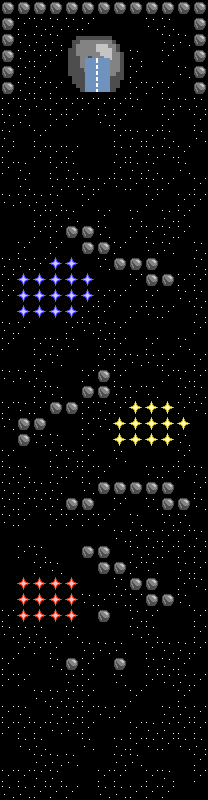

Tiled map render using the project's own tile images. Description and the map definition, with tile-layer contents summarised, below:
An orthogonal 13x50 tile map with 16x16 px tiles, 2 tile layers (background, graphics), 2 tilesets and 70 objects.

<map version="1.2" tiledversion="1.2.2" orientation="orthogonal" renderorder="right-down" width="13" height="50" tilewidth="16" tileheight="16" infinite="0" nextlayerid="9" nextobjectid="79">
 <tileset firstgid="1" source="tileset.tsx" />
 <tileset firstgid="12" source="piste_fin.tsx" />
 <layer id="1" name="background" width="13" height="50">
  <data>[650 cells, 650 non-empty, 3 distinct tile ids]</data>
 </layer>
 <layer id="2" name="graphics" width="13" height="50">
  <data>[650 cells, 101 non-empty, 5 distinct tile ids]</data>
 </layer>
 <objectgroup id="3" name="asteroides">
  <object id="1" x="0.333333" y="-0.333333" width="207.667" height="16.3333" />
  <object id="2" x="193.333" y="16.3333" width="14" height="80.3333" />
  <object id="3" x="0.666667" y="15.3333" width="12.6667" height="79.3333" />
  <object id="4" x="65" y="225" width="29.3333" height="13.3333" />
  <object id="5" x="81.6667" y="238.333" width="28.6667" height="17.3333" />
  <object id="6" x="113" y="258.333" width="45" height="12" />
  <object id="7" x="144.667" y="271.333" width="30.6667" height="16.6667" />
  <object id="8" x="98" y="368.333" width="11.6667" height="30.6667" />
  <object id="9" x="81" y="387.333" width="14" height="13" />
  <object id="10" x="48.3333" y="401.333" width="30" height="12.6667" />
  <object id="11" x="18" y="417.667" width="10.3333" height="27" />
  <object id="12" x="30" y="416.333" width="18.3333" height="14.3333" />
  <object id="13" x="65.6667" y="497" width="28" height="13" />
  <object id="14" x="97.3333" y="481" width="77" height="15" />
  <object id="15" x="161.333" y="497.667" width="28.6667" height="13.3333" />
  <object id="16" x="81" y="544.333" width="30" height="15" />
  <object id="17" x="97.3333" y="558.667" width="29.3333" height="16" />
  <object id="18" x="129.333" y="575.667" width="29.6667" height="16.3333" />
  <object id="19" x="144.333" y="591.667" width="30" height="15.6667" />
  <object id="20" x="97" y="609.667" width="13.3333" height="13.3333" />
  <object id="22" x="65.6667" y="658" width="13.6667" height="12.6667" />
  <object id="23" x="113.333" y="658" width="13.3333" height="12.3333" />
  <object id="70" x="69.3333" y="36.3333" width="14.6667" height="55.3333" />
  <object id="71" x="110" y="35.6667" width="15.6667" height="55" />
  <object id="72" x="84.6667" y="35" width="26" height="22.3333" />
 </objectgroup>
 <objectgroup id="4" name="bonus1">
  <object id="51" x="50.6667" y="256.333" width="10.3333" height="13.6667" />
  <object id="52" x="64.3333" y="255.667" width="12.3333" height="14.6667" />
  <object id="53" x="64" y="270.667" width="13.6667" height="14.3333" />
  <object id="54" x="80.6667" y="271.333" width="12.6667" height="15" />
  <object id="55" x="82.6667" y="289" width="10.3333" height="13" />
  <object id="56" x="63.6667" y="288" width="15" height="14.3333" />
  <object id="57" x="66" y="304.333" width="12.6667" height="13.3333" />
  <object id="58" x="49.6667" y="304.667" width="10.6667" height="13.3333" />
  <object id="59" x="49.6667" y="289.667" width="13" height="13.6667" />
  <object id="60" x="49" y="273.333" width="14" height="13.3333" />
  <object id="61" x="34.3333" y="273" width="11.6667" height="12.6667" />
  <object id="62" x="33" y="288.667" width="11" height="11.6667" />
  <object id="64" x="34" y="305.333" width="11.3333" height="13.6667" />
  <object id="65" x="17.6667" y="304.667" width="12.6667" height="13.6667" />
  <object id="66" x="18" y="289.333" width="11.6667" height="13" />
  <object id="67" x="18" y="273.667" width="10.3333" height="11.3333" />
  <object id="68" x="57.6667" y="277.667" />
 </objectgroup>
 <objectgroup id="5" name="bonus2">
  <object id="27" x="16.6667" y="579" width="12.6667" height="11.6667" />
  <object id="28" x="17.3333" y="593.333" width="11.6667" height="13.6667" />
  <object id="29" x="16.6667" y="611" width="12" height="10.3333" />
  <object id="30" x="35.3333" y="610.333" width="9.33333" height="11.6667" />
  <object id="31" x="50" y="610" width="9.66667" height="12.3333" />
  <object id="32" x="66.6667" y="609.333" width="9.66667" height="12.6667" />
  <object id="33" x="65.3333" y="592.667" width="12" height="13" />
  <object id="34" x="66.6667" y="578.333" width="10.3333" height="10.6667" />
  <object id="35" x="49" y="578" width="13" height="11.6667" />
  <object id="36" x="35" y="577.667" width="9.66667" height="13" />
  <object id="37" x="33.3333" y="593" width="12.3333" height="14.3333" />
  <object id="38" x="49.6667" y="593" width="10.6667" height="13.3333" />
 </objectgroup>
 <objectgroup id="6" name="bonus3">
  <object id="39" x="129" y="397.667" width="13.3333" height="17" />
  <object id="40" x="145.333" y="399.333" width="12.6667" height="15" />
  <object id="41" x="160.667" y="401" width="13.3333" height="12" />
  <object id="42" x="162" y="416.333" width="10.6667" height="13.6667" />
  <object id="43" x="177" y="416.333" width="13.6667" height="15.3333" />
  <object id="44" x="160.667" y="431.667" width="12" height="14.6667" />
  <object id="45" x="144.333" y="431.667" width="14" height="14.6667" />
  <object id="46" x="144" y="414.333" width="16.6667" height="15.6667" />
  <object id="47" x="129.333" y="417.333" width="13" height="13.6667" />
  <object id="48" x="131.667" y="432.333" width="9" height="13.3333" />
  <object id="49" x="111.333" y="433.667" width="13.6667" height="13" />
  <object id="50" x="114" y="416.333" width="11" height="14.3333" />
 </objectgroup>
 <objectgroup id="7" name="fin">
  <object id="69" x="85.3333" y="57.6667" width="24.6667" height="16.6667" />
 </objectgroup>
 <objectgroup id="8" name="contourniveau" offsetx="0.333333" offsety="0.333333">
  <object id="75" x="-0.333333" y="800.333" width="208.667" height="3.33333" />
  <object id="77" x="-5" y="94" width="4" height="704" />
  <object id="78" x="209" y="96" width="4" height="703" />
 </objectgroup>
</map>